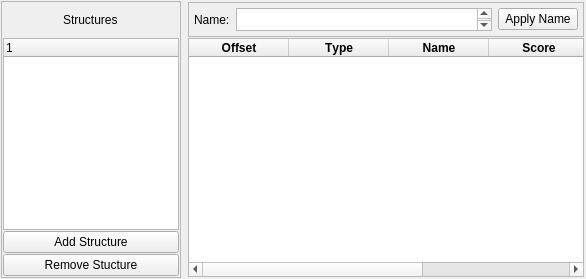
<?xml version="1.0" encoding="UTF-8"?>
<ui version="4.0">
 <class>view_form</class>
 <widget class="QWidget" name="view_form">
  <property name="windowTitle">
   <string>Form</string>
  </property>
  <property name="autoFillBackground">
   <bool>false</bool>
  </property>
  <layout class="QHBoxLayout" name="horizontalLayout">
   <property name="leftMargin">
    <number>1</number>
   </property>
   <property name="topMargin">
    <number>1</number>
   </property>
   <property name="rightMargin">
    <number>1</number>
   </property>
   <property name="bottomMargin">
    <number>1</number>
   </property>
   <item>
    <widget class="QFrame" name="frm_left">
     <property name="sizePolicy">
      <sizepolicy hsizetype="Preferred" vsizetype="Preferred">
       <horstretch>0</horstretch>
       <verstretch>0</verstretch>
      </sizepolicy>
     </property>
     <property name="minimumSize">
      <size>
       <width>100</width>
       <height>0</height>
      </size>
     </property>
     <property name="maximumSize">
      <size>
       <width>180</width>
       <height>16777215</height>
      </size>
     </property>
     <property name="frameShape">
      <enum>QFrame::Shape::StyledPanel</enum>
     </property>
     <property name="frameShadow">
      <enum>QFrame::Shadow::Raised</enum>
     </property>
     <layout class="QVBoxLayout" name="verticalLayout_2">
      <property name="spacing">
       <number>1</number>
      </property>
      <property name="leftMargin">
       <number>1</number>
      </property>
      <property name="topMargin">
       <number>1</number>
      </property>
      <property name="rightMargin">
       <number>1</number>
      </property>
      <property name="bottomMargin">
       <number>1</number>
      </property>
      <item alignment="Qt::AlignmentFlag::AlignHCenter">
       <widget class="QLabel" name="lbl_title">
        <property name="minimumSize">
         <size>
          <width>0</width>
          <height>34</height>
         </size>
        </property>
        <property name="text">
         <string>Structures</string>
        </property>
       </widget>
      </item>
      <item>
       <widget class="QTreeWidget" name="lst_structures">
        <column>
         <property name="text">
          <string notr="true">1</string>
         </property>
        </column>
       </widget>
      </item>
      <item>
       <widget class="QPushButton" name="btn_add">
        <property name="toolTip">
         <string>&lt;html&gt;&lt;head/&gt;&lt;body&gt;&lt;p&gt;Add a structure to the structure list&lt;/p&gt;&lt;/body&gt;&lt;/html&gt;</string>
        </property>
        <property name="text">
         <string>Add Structure</string>
        </property>
       </widget>
      </item>
      <item>
       <widget class="QPushButton" name="btn_remove">
        <property name="toolTip">
         <string>&lt;html&gt;&lt;head/&gt;&lt;body&gt;&lt;p&gt;Remove selected structure from the list&lt;/p&gt;&lt;/body&gt;&lt;/html&gt;</string>
        </property>
        <property name="text">
         <string>Remove Stucture</string>
        </property>
       </widget>
      </item>
     </layout>
    </widget>
   </item>
   <item>
    <widget class="QFrame" name="frm_right">
     <layout class="QVBoxLayout" name="verticalLayout">
      <property name="spacing">
       <number>1</number>
      </property>
      <property name="leftMargin">
       <number>1</number>
      </property>
      <property name="topMargin">
       <number>1</number>
      </property>
      <property name="rightMargin">
       <number>1</number>
      </property>
      <property name="bottomMargin">
       <number>1</number>
      </property>
      <item>
       <widget class="QFrame" name="frm_right_header">
        <property name="sizePolicy">
         <sizepolicy hsizetype="Preferred" vsizetype="Fixed">
          <horstretch>0</horstretch>
          <verstretch>0</verstretch>
         </sizepolicy>
        </property>
        <property name="frameShape">
         <enum>QFrame::Shape::StyledPanel</enum>
        </property>
        <property name="frameShadow">
         <enum>QFrame::Shadow::Raised</enum>
        </property>
        <layout class="QHBoxLayout" name="horizontalLayout_2">
         <property name="leftMargin">
          <number>5</number>
         </property>
         <property name="topMargin">
          <number>5</number>
         </property>
         <property name="rightMargin">
          <number>5</number>
         </property>
         <property name="bottomMargin">
          <number>5</number>
         </property>
         <item>
          <widget class="QLabel" name="lbl_name">
           <property name="text">
            <string>Name:</string>
           </property>
          </widget>
         </item>
         <item>
          <widget class="QTextEdit" name="txt_name">
           <property name="sizePolicy">
            <sizepolicy hsizetype="Expanding" vsizetype="Fixed">
             <horstretch>0</horstretch>
             <verstretch>0</verstretch>
            </sizepolicy>
           </property>
           <property name="minimumSize">
            <size>
             <width>0</width>
             <height>23</height>
            </size>
           </property>
           <property name="toolTip">
            <string>&lt;html&gt;&lt;head/&gt;&lt;body&gt;&lt;p&gt;Apply a new name to the structure&lt;/p&gt;&lt;/body&gt;&lt;/html&gt;</string>
           </property>
          </widget>
         </item>
         <item>
          <widget class="QPushButton" name="btn_apply_name">
           <property name="toolTip">
            <string>&lt;html&gt;&lt;head/&gt;&lt;body&gt;&lt;p&gt;Apply a new name to the structure&lt;/p&gt;&lt;/body&gt;&lt;/html&gt;</string>
           </property>
           <property name="text">
            <string>Apply Name</string>
           </property>
          </widget>
         </item>
        </layout>
       </widget>
      </item>
      <item>
       <widget class="QTableWidget" name="tbl_structure">
        <column>
         <property name="text">
          <string>Offset</string>
         </property>
         <property name="toolTip">
          <string extracomment="Offset of the structure member from origin"/>
         </property>
         <property name="whatsThis">
          <string/>
         </property>
         <property name="font">
          <font>
           <italic>false</italic>
           <bold>true</bold>
           <kerning>false</kerning>
          </font>
         </property>
        </column>
        <column>
         <property name="text">
          <string>Type</string>
         </property>
         <property name="toolTip">
          <string extracomment="Type of the structure member"/>
         </property>
         <property name="whatsThis">
          <string/>
         </property>
         <property name="font">
          <font>
           <bold>true</bold>
           <kerning>false</kerning>
          </font>
         </property>
        </column>
        <column>
         <property name="text">
          <string>Name</string>
         </property>
         <property name="toolTip">
          <string extracomment="Name of the structure member"/>
         </property>
         <property name="whatsThis">
          <string/>
         </property>
         <property name="font">
          <font>
           <bold>true</bold>
           <kerning>false</kerning>
          </font>
         </property>
        </column>
        <column>
         <property name="text">
          <string>Score</string>
         </property>
         <property name="toolTip">
          <string extracomment="Calculated score of the structure member"/>
         </property>
         <property name="font">
          <font>
           <bold>true</bold>
          </font>
         </property>
        </column>
        <column>
         <property name="text">
          <string>Comment</string>
         </property>
         <property name="font">
          <font>
           <bold>true</bold>
           <kerning>false</kerning>
          </font>
         </property>
        </column>
       </widget>
      </item>
     </layout>
    </widget>
   </item>
  </layout>
  <action name="actionEnable_Row">
   <property name="text">
    <string>Enable Row</string>
   </property>
   <property name="toolTip">
    <string>Enable a row</string>
   </property>
   <property name="shortcut">
    <string>E</string>
   </property>
  </action>
  <action name="actionDisable_Row">
   <property name="text">
    <string>Disable Row</string>
   </property>
   <property name="toolTip">
    <string>Disale a row</string>
   </property>
   <property name="shortcut">
    <string>D</string>
   </property>
  </action>
  <action name="actionAuto_Resolve">
   <property name="text">
    <string>Auto Resolve</string>
   </property>
   <property name="toolTip">
    <string>Auto resolve structure table using scoring</string>
   </property>
   <property name="shortcut">
    <string>R</string>
   </property>
  </action>
  <action name="actionFinialize">
   <property name="text">
    <string>Finialize</string>
   </property>
   <property name="toolTip">
    <string>Finialize the structure table into a struct</string>
   </property>
   <property name="shortcut">
    <string>F</string>
   </property>
  </action>
 </widget>
 <resources/>
 <connections/>
</ui>
